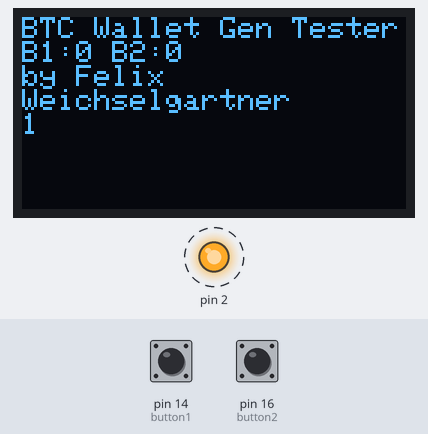
This sketch was run on a simulated Arduino Uno, built with avr-gcc and run on an emulated ATmega328P. On the bench: 128×64 one-colour display, output pins drawn as LEDs (lit = HIGH). Dashed ring = blinking. Inputs (shaded band) come from the test bench; at power-on: pin 14 (button1) LOW, pin 16 (button2) LOW. What the sketch prints to the serial monitor is not drawn.

Above: at 1.2 s.
1.3 s: pin 14 (button1) pulled HIGH for 1.25 s
At 2.5 s:
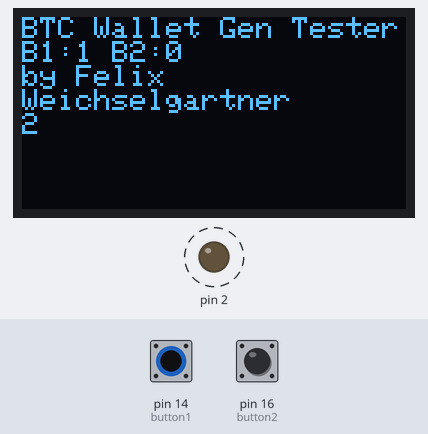
6.7 s: pin 16 (button2) pulled HIGH for 1.25 s
At 8.1 s:
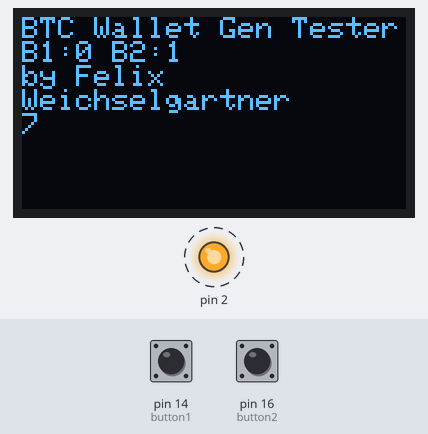
9.4 s: pin 14 (button1) pulled HIGH for 1.25 s
At 11.1 s:
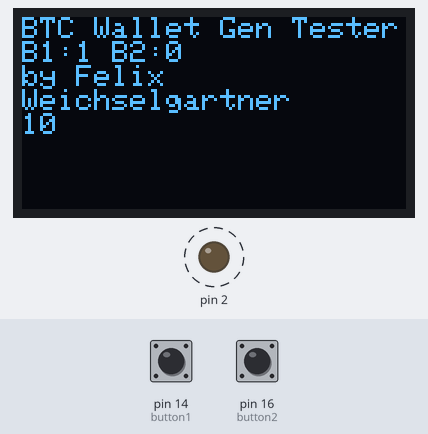
12.1 s: pin 16 (button2) pulled HIGH for 1.25 s
At 13.3 s:
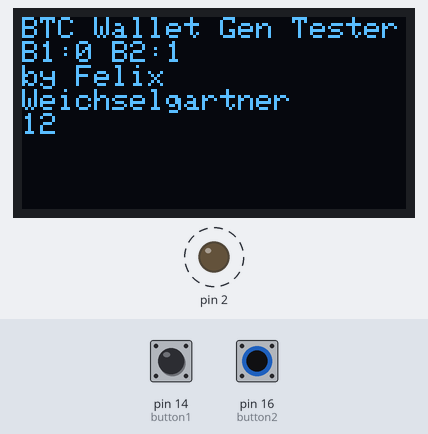
Timing chart, 0 to 15.8 s (numbered marks = the images above; inputs shaded):
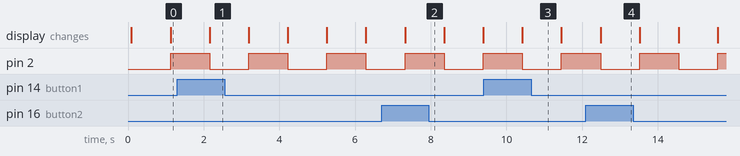

The sketch:

button_display_i2c.ino
```cpp
#include <stdint.h>

#include <SPI.h>
#include <Wire.h>
#include <Adafruit_GFX.h>
#include <Adafruit_SSD1306.h>

#define SCREEN_WIDTH 128 // OLED display width, in pixels
#define SCREEN_HEIGHT 64 // OLED display height, in pixels

// Declaration for an SSD1306 display connected to I2C (SDA, SCL pins)
// The pins for I2C are defined by the Wire-library.
#define OLED_RESET     -1 // Reset pin # (or -1 if sharing Arduino reset pin)
#define SCREEN_ADDRESS 0x3C ///< See datasheet for Address; 0x3D for 128x64, 0x3C for 128x32
Adafruit_SSD1306 display(SCREEN_WIDTH, SCREEN_HEIGHT, &Wire, OLED_RESET);

// d4 has to be disconnected for uploading and start up.
int button1 = 14;
int button2 = 16;

#ifdef LCD_DISPLAY
#else
void led_write_text(String text) {
    display.clearDisplay();

    display.setTextSize(1);      // Normal 1:1 pixel scale
    display.setTextColor(SSD1306_WHITE); // Draw white text
    display.setCursor(0, 0);     // Start at top-left corner
    display.cp437(true);         // Use full 256 char 'Code Page 437' font

    display.write(text.c_str());

    display.display();
}
#endif

void setup()
{
    Serial.begin(115200);
    // wait until serial is connected.
    while (!Serial)
        ;
    yield();

    Serial.println("starting program");

    pinMode(2, OUTPUT);
    pinMode(button1, INPUT);
    pinMode(button2, INPUT);

    Serial.println("starting display");

    // SSD1306_SWITCHCAPVCC = generate display voltage from 3.3V internally
    if(!display.begin(SSD1306_SWITCHCAPVCC, SCREEN_ADDRESS)) {
        Serial.println(F("SSD1306 allocation failed"));
        while(true);
    }

    Serial.println("display started");

    display.clearDisplay();
    display.display();

    Serial.println("starting loop");
}

int i = 0;

void loop()
{
  led_write_text("BTC Wallet Gen Tester\nB1:" + (String)digitalRead(button1) + " B2:" + (String)digitalRead(button2) + "\nby Felix\nWeichselgartner\n" + String(i));
  i += 1;
  digitalWrite(2, (i % 2) == 0);
  Serial.println(i);
  delay(1000);
}
```

Measured:
- by itself, pin 2: alternates HIGH for 1.0 s and LOW for 1.0 s
